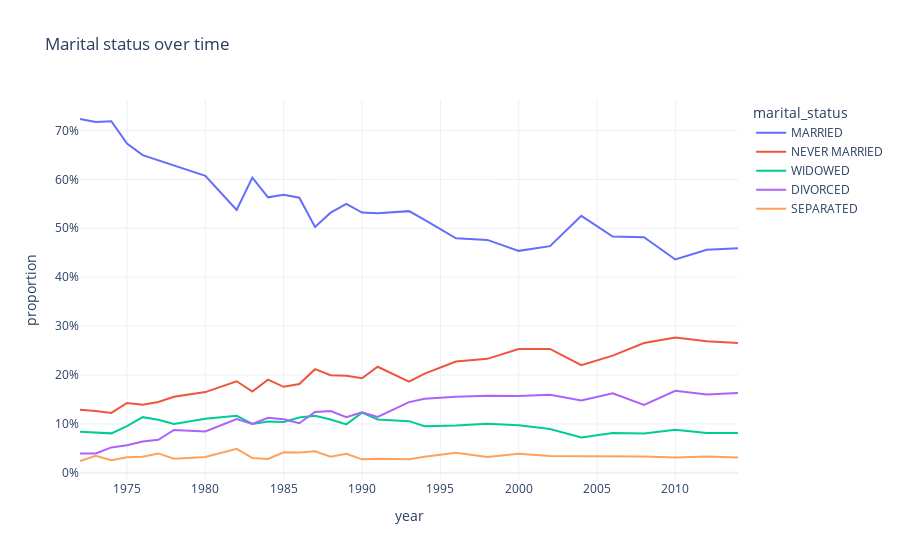

Notebook source saved alongside this figure:
### Code cell
# Create a new figure object
fig = px.line(marital_rates,
              x="year",
              y="proportion",
              color="marital_status",
              template="plotly_white",
              title="Marital status over time"
             )

# Update the y-axis to show percentages
fig.update_yaxes(tickformat=".0%")

# Show the plot
fig.show()

### Figure 1 — Plotly figure (JSON) as saved in the notebook; plotly's stock layout.template omitted (floating-point values rounded to 4 significant figures)
{"data": [{"hovertemplate": "marital_status=MARRIED<br>year=%{x}<br>proportion=%{y}<extra></extra>", "legendgroup": "MARRIED", "line": {"color": "#636efa", "dash": "solid"}, "marker": {"symbol": "circle"}, "mode": "lines", "name": "MARRIED", "orientation": "v", "showlegend": true, "type": "scatter", "x": [1972, 1973, 1974, 1975, 1976, 1977, 1978, 1980, 1982, 1983, 1984, 1985, 1986, 1987, 1988, 1989, 1990, 1991, 1993, 1994, 1996, 1998, 2000, 2002, 2004, 2006, 2008, 2010, 2012, 2014], "xaxis": "x", "y": [0.7234, 0.7172, 0.7189, 0.6732, 0.6496, 0.6393, 0.628, 0.6073, 0.5373, 0.6037, 0.5633, 0.5685, 0.5625, 0.5028, 0.5319, 0.5499, 0.5321, 0.5306, 0.535, 0.5172, 0.4794, 0.4763, 0.4538, 0.4634, 0.5254, 0.483, 0.4817, 0.4362, 0.4559, 0.4589], "yaxis": "y"}, {"hovertemplate": "marital_status=NEVER MARRIED<br>year=%{x}<br>proportion=%{y}<extra></extra>", "legendgroup": "NEVER MARRIED", "line": {"color": "#EF553B", "dash": "solid"}, "marker": {"symbol": "circle"}, "mode": "lines", "name": "NEVER MARRIED", "orientation": "v", "showlegend": true, "type": "scatter", "x": [1972, 1973, 1974, 1975, 1976, 1977, 1978, 1980, 1982, 1983, 1984, 1985, 1986, 1987, 1988, 1989, 1990, 1991, 1993, 1994, 1996, 1998, 2000, 2002, 2004, 2006, 2008, 2010, 2012, 2014], "xaxis": "x", "y": [0.1287, 0.1264, 0.1224, 0.143, 0.1395, 0.1449, 0.1554, 0.1651, 0.1873, 0.1662, 0.1905, 0.1759, 0.1815, 0.212, 0.1997, 0.1983, 0.1933, 0.2168, 0.1866, 0.2028, 0.2275, 0.2331, 0.2529, 0.2532, 0.2201, 0.2396, 0.2654, 0.2764, 0.269, 0.2653], "yaxis": "y"}, {"hovertemplate": "marital_status=WIDOWED<br>year=%{x}<br>proportion=%{y}<extra></extra>", "legendgroup": "WIDOWED", "line": {"color": "#00cc96", "dash": "solid"}, "marker": {"symbol": "circle"}, "mode": "lines", "name": "WIDOWED", "orientation": "v", "showlegend": true, "type": "scatter", "x": [1972, 1973, 1974, 1975, 1976, 1977, 1978, 1980, 1982, 1983, 1984, 1985, 1986, 1987, 1988, 1989, 1990, 1991, 1993, 1994, 1996, 1998, 2000, 2002, 2004, 2006, 2008, 2010, 2012, 2014], "xaxis": "x", "y": [0.08413, 0.08197, 0.08071, 0.0953, 0.1139, 0.1085, 0.1001, 0.1107, 0.1165, 0.09987, 0.105, 0.1041, 0.1132, 0.1167, 0.1091, 0.09913, 0.1231, 0.1091, 0.1057, 0.0953, 0.09688, 0.1004, 0.09714, 0.08944, 0.0724, 0.08137, 0.08062, 0.08834, 0.08145, 0.08136], "yaxis": "y"}, {"hovertemplate": "marital_status=DIVORCED<br>year=%{x}<br>proportion=%{y}<extra></extra>", "legendgroup": "DIVORCED", "line": {"color": "#ab63fa", "dash": "solid"}, "marker": {"symbol": "circle"}, "mode": "lines", "name": "DIVORCED", "orientation": "v", "showlegend": true, "type": "scatter", "x": [1972, 1973, 1974, 1975, 1976, 1977, 1978, 1980, 1982, 1983, 1984, 1985, 1986, 1987, 1988, 1989, 1990, 1991, 1993, 1994, 1996, 1998, 2000, 2002, 2004, 2006, 2008, 2010, 2012, 2014], "xaxis": "x", "y": [0.03952, 0.03962, 0.05198, 0.0565, 0.06402, 0.0675, 0.08756, 0.08459, 0.11, 0.09987, 0.1127, 0.1094, 0.1014, 0.1246, 0.1263, 0.1139, 0.1239, 0.1145, 0.1446, 0.1517, 0.1554, 0.1577, 0.1573, 0.1597, 0.148, 0.1625, 0.1387, 0.1677, 0.1603, 0.1631], "yaxis": "y"}, {"hovertemplate": "marital_status=SEPARATED<br>year=%{x}<br>proportion=%{y}<extra></extra>", "legendgroup": "SEPARATED", "line": {"color": "#FFA15A", "dash": "solid"}, "marker": {"symbol": "circle"}, "mode": "lines", "name": "SEPARATED", "orientation": "v", "showlegend": true, "type": "scatter", "x": [1972, 1973, 1974, 1975, 1976, 1977, 1978, 1980, 1982, 1983, 1984, 1985, 1986, 1987, 1988, 1989, 1990, 1991, 1993, 1994, 1996, 1998, 2000, 2002, 2004, 2006, 2008, 2010, 2012, 2014], "xaxis": "x", "y": [0.02422, 0.03484, 0.02599, 0.03199, 0.03302, 0.03971, 0.02897, 0.03232, 0.04899, 0.03034, 0.02851, 0.04216, 0.04141, 0.04397, 0.03294, 0.03885, 0.02761, 0.02896, 0.02803, 0.03304, 0.0409, 0.03262, 0.03886, 0.03423, 0.03405, 0.03349, 0.03355, 0.03127, 0.0333, 0.03126], "yaxis": "y"}], "layout": {"legend": {"title": {"text": "marital_status"}, "tracegroupgap": 0}, "title": {"text": "Marital status over time"}, "xaxis": {"anchor": "y", "domain": [0, 1], "title": {"text": "year"}}, "yaxis": {"anchor": "x", "domain": [0, 1], "tickformat": ".0%", "title": {"text": "proportion"}}}}
